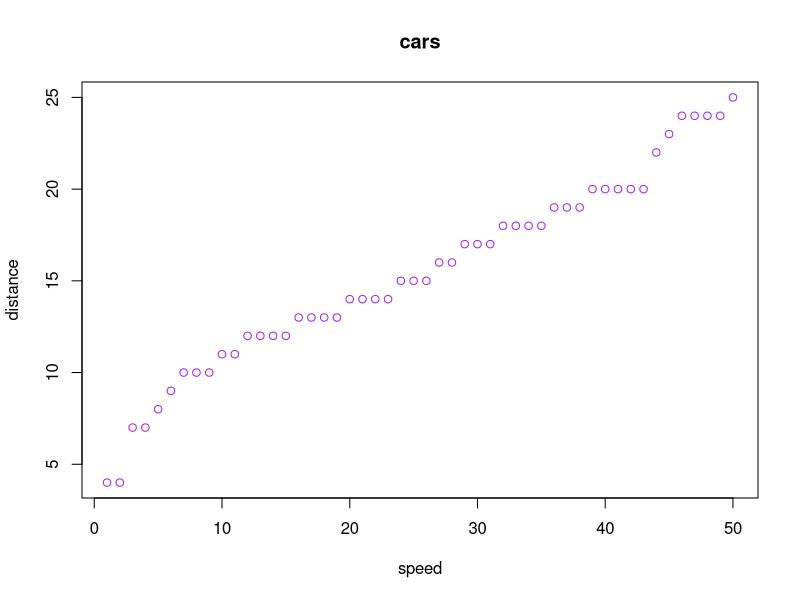
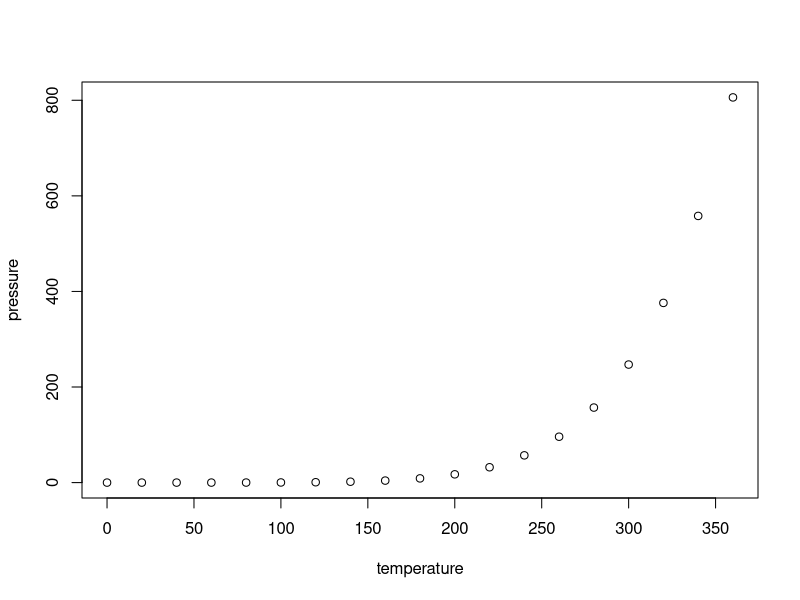

Here is the R script that generated these plots, in order:
## ---- chunk 1
summary(cars)

plot(cars$'speed', cars$'distance', xlab="speed", ylab="distance", main="cars", col= "purple")

## ---- chunk 2
summary(cars)
## ---- chunk 3
plot(pressure)
